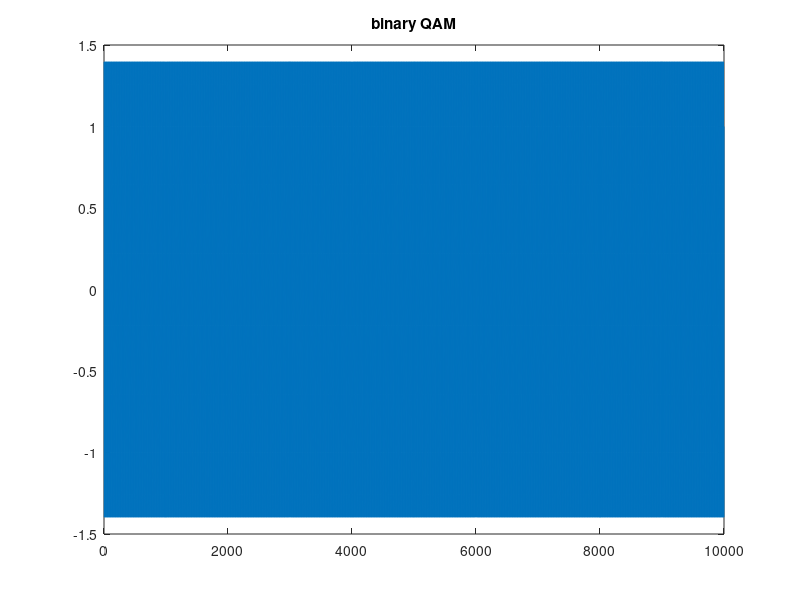

Here is the MATLAB script that generated this plot:
%decoding QAM waveforms using I/Q samples

%define parameters
N_samp = 1000;
N_symb = 10;
cfreq = 0.1;

%generate inphase and  quadrature signals
chI = 2*round(rand(1,N_symb)) -1;
chQ = 2*round(rand(1,N_symb)) -1;
samp_i = [];
samp_q = [];
for ind = 1:1:N_symb
    samp_i = [samp_i chI(ind)*ones(1,N_samp)];
    samp_q = [samp_q chQ(ind)*ones(1,N_samp)];
end

tx = samp_i.*cos(2*pi*cfreq.*(1:1:length(samp_i))) + samp_q.*sin(2*pi*cfreq.*(1:1:length(samp_q)));

figure(1);
plot(tx);
title('binary QAM');
